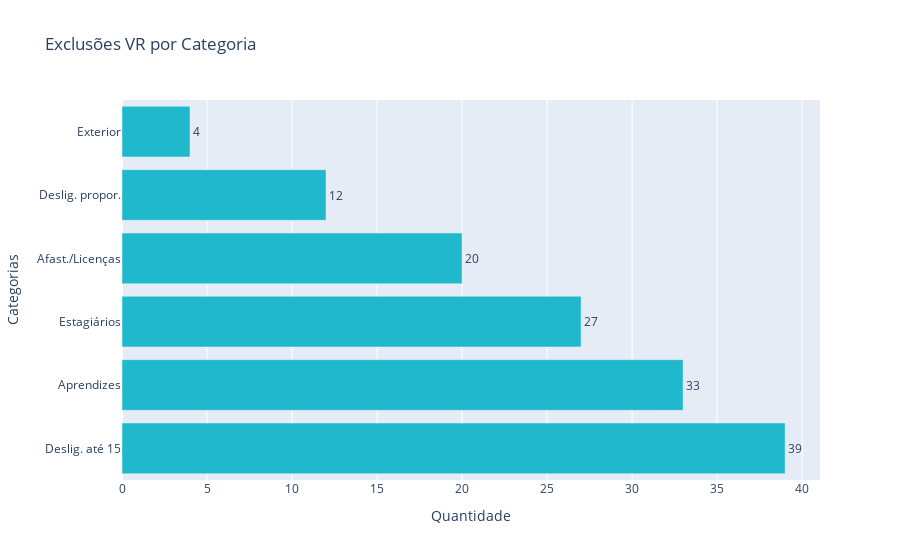

Source (notebook cell):
### Code cell
import plotly.graph_objects as go
import plotly.io as pio

# Data from the provided JSON
categorias = ["Desligados até dia 15", "Aprendizes", "Estagiários", "Afastados/Licenças", "Desligados proporcional", "Exterior"]
quantidades = [39, 33, 27, 20, 12, 4]

# Abbreviate category names to fit 15-character limit
categorias_abrev = ["Deslig. até 15", "Aprendizes", "Estagiários", "Afast./Licenças", "Deslig. propor.", "Exterior"]

# Create horizontal bar chart
fig = go.Figure(go.Bar(
    x=quantidades,
    y=categorias_abrev,
    orientation='h',
    marker_color='#1FB8CD',  # Using the first brand color
    text=quantidades,
    textposition='outside',
    cliponaxis=False
))

# Update layout
fig.update_layout(
    title="Exclusões VR por Categoria",
    xaxis_title="Quantidade",
    yaxis_title="Categorias"
)

# Update axes
fig.update_xaxes(showgrid=True)
fig.update_yaxes(showgrid=False)

fig.show()
# Save as PNG
fig.write_image("exclusoes_vr_categorias.png")

### Figure 1 — Plotly figure (JSON) as saved in the notebook; plotly's stock layout.template omitted (floating-point values rounded to 4 significant figures)
{"data": [{"cliponaxis": false, "marker": {"color": "#1FB8CD"}, "orientation": "h", "text": ["39", "33", "27", "20", "12", "4"], "textposition": "outside", "type": "bar", "x": [39, 33, 27, 20, 12, 4], "y": ["Deslig. até 15", "Aprendizes", "Estagiários", "Afast./Licenças", "Deslig. propor.", "Exterior"]}], "layout": {"title": {"text": "Exclusões VR por Categoria"}, "xaxis": {"showgrid": true, "title": {"text": "Quantidade"}}, "yaxis": {"showgrid": false, "title": {"text": "Categorias"}}}}
